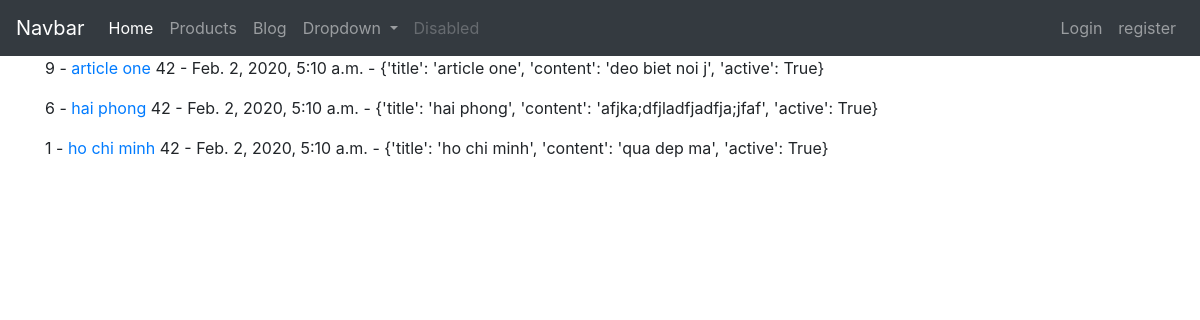
The page /blog/ on the database as committed earlier.
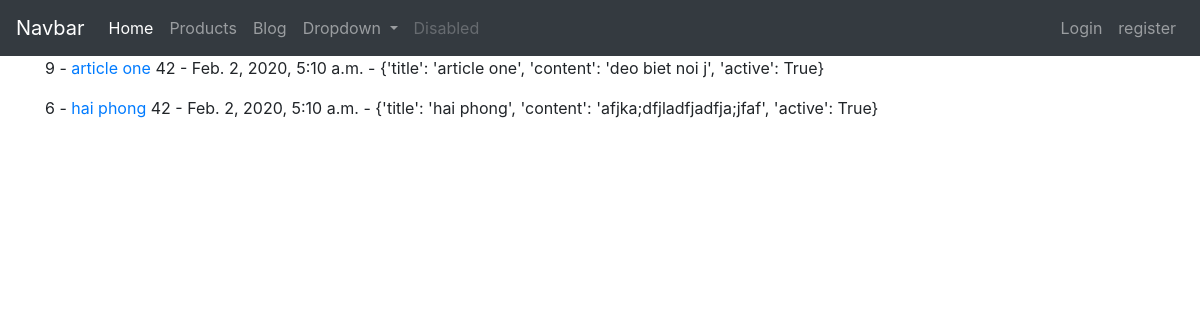
The same page on the database as committed later.
### blog/models.py (models this page shows, shortened)
class Article(models.Model):
    title = models.CharField(max_length=120)
    content = models.TextField()
    active = models.BooleanField(default=True)
    def get_absolute_url(self):
        return reverse("articles:article-detail", kwargs={"id": self.id})
    def all_attrs(self):
        return {
            'title': self.title,
            'content': self.content,
            'active': self.active
        }

### blog/views.py (the view)
# urls.py: path('', ArticleListView.as_view(), name='article-list'),
class ArticleListView(ListView):
    template_name = 'articles/article_list.html'
    def get_queryset(self):
        return Article.objects.all()[::-1]
    def get_context_data(self, **kwargs):
        context = super().get_context_data(**kwargs)
        context['today'] = timezone.now()
        context['number'] = random.randrange(1, 100)
        return context

### blog/templates/articles/article_list.html (shortened to what this page needs)
{% extends 'base.html' %}
{% block content %}
  <div class="container">
    {% for object in object_list %}
         <p>{{ object.id }} - <a href='{{ object.get_absolute_url }}'>{{ object.title }}</a> {{ number }} - {{ today }} - {{ object.all_attrs}} </p>
    {% endfor %}
  </div>
{% endblock %}

### templates/base.html (shortened to what this page needs)
<!doctype html>
<html>
<head>
</head>
<body>
    {% include 'navbar.html' %}
    {% block content %}{% endblock %}
    </body>
</html>

### templates/navbar.html (shortened to what this page needs)
{% load bootstrap4 %}
{% bootstrap_css %}
<nav class="navbar navbar-expand-lg navbar-dark bg-dark">
  <a class="navbar-brand" href="#">Navbar</a>
  <div class="collapse navbar-collapse" id="navbarSupportedContent">
    <ul class="navbar-nav mr-auto">
      <li class="nav-item active">
        <a class="nav-link" href="/">Home <span class="sr-only">(current)</span></a>
      </li>
      <li class="nav-item">
        <a class="nav-link" href="{% url 'products:product-list' %}">Products</a>
      </li>
      <li class="nav-item">
        <a class="nav-link" href="{% url 'articles:article-list' %}">Blog</a>
      </li>
      <li class="nav-item dropdown">
        <a class="nav-link dropdown-toggle" href="#" id="navbarDropdown" role="button" data-toggle="dropdown" aria-haspopup="true" aria-expanded="false">
          Dropdown
        </a>
      </li>
      <li class="nav-item">
        <a class="nav-link disabled" href="#">Disabled</a>
      </li>
    </ul>
    <div class="navbar-nav ml-auto">
      {% if request.user.is_authenticated %}
        <p class="nav-item nav-link" >{{request.user.username}}</p>
        <a class="nav-item nav-link" href="{% url 'accounts:logout' %}">Logout</a>
      {% else %}
        <a class="nav-item nav-link" href="{% url 'accounts:login' %}">Login</a>
        <a class="nav-item nav-link" href="{% url 'accounts:register' %}">register</a>
      {% endif %}
    </div>
  </div>
</nav>

Rows that differ between the two databases and show on the page:
removed Article: id "1", title "ho chi minh", number "42", today "Feb. 2, 2020, 5:10 a.m.", all_attrs "{'title': 'ho chi minh', 'content': 'qua dep ma', 'active': True}"
